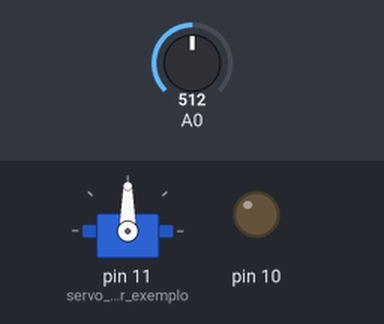
This sketch was run on a simulated Arduino Uno, built with avr-gcc and run on an emulated ATmega328P. Parts: servo, output pins drawn as LEDs (lit = HIGH). The inputs (shaded band) are chosen by the test bench; at power-on: A0 = 512.

Above: at 1.2 s.
1.3 s: A0 set to 716
At 2.5 s:
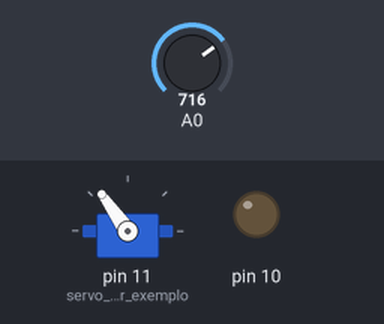
2.8 s: A0 set to 900
At 3.6 s:
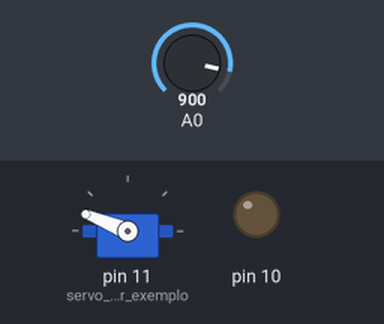
4.3 s: A0 set to 1023
At 4.7 s:
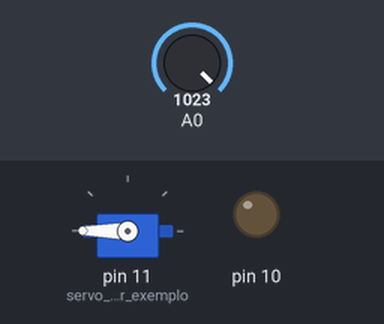
5.8 s: A0 set to 306
At 7.0 s:
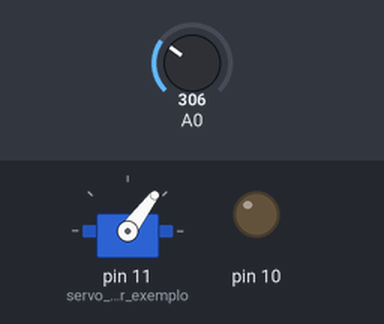
7.3 s: A0 set to 122
At 8.2 s:
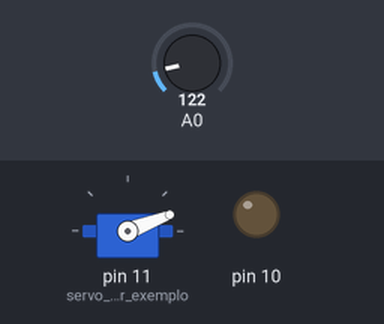
Timing chart, 0 to 9.8 s (numbered marks = the images above; inputs shaded):
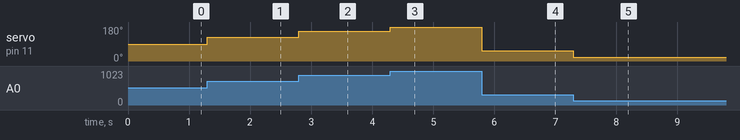

The sketch:

minicurso_arduino_uno.ino
```cpp
#include <Servo.h>
Servo servo_motor_exemplo;

int variavel = 0;
void setup() {
  servo_motor_exemplo.attach(11);
  pinMode(10, OUTPUT);
  pinMode(5, INPUT_PULLUP);
  pinMode(A0, INPUT);
}
void loop() {
  func_servo();
}

void func_servo() {
  int angulo = map(analogRead(A0), 0, 1023, 0, 180);
  servo_motor_exemplo.write(angulo);
}

void pisca() {
  digitalWrite(10, 0);
  delay(1000);
  digitalWrite(10, 1);
  delay(1000);
}

void intensidade() {
  int intensidade = map(analogRead(A0), 0, 1023, 0, 255);   // lida/escrita
  analogWrite(10, intensidade);
}
void leitura() {
  variavel = digitalRead(5);
  if(variavel == 0) {
    digitalWrite(10, HIGH);
  } else {
    digitalWrite(10, LOW);
  }
}

// analogRead(a_pino);
```

Measured:
- after the input at 1.3 s, servo on pin 11 (servo_motor_exemplo): 90° → 125° at once
- after the input at 2.8 s, servo on pin 11 (servo_motor_exemplo): 125° → 158° at once
- after the input at 4.3 s, servo on pin 11 (servo_motor_exemplo): 158° → 180° at once
- after the input at 5.8 s, servo on pin 11 (servo_motor_exemplo): 180° → 53° at once
- after the input at 7.3 s, servo on pin 11 (servo_motor_exemplo): 53° → 21° at once
